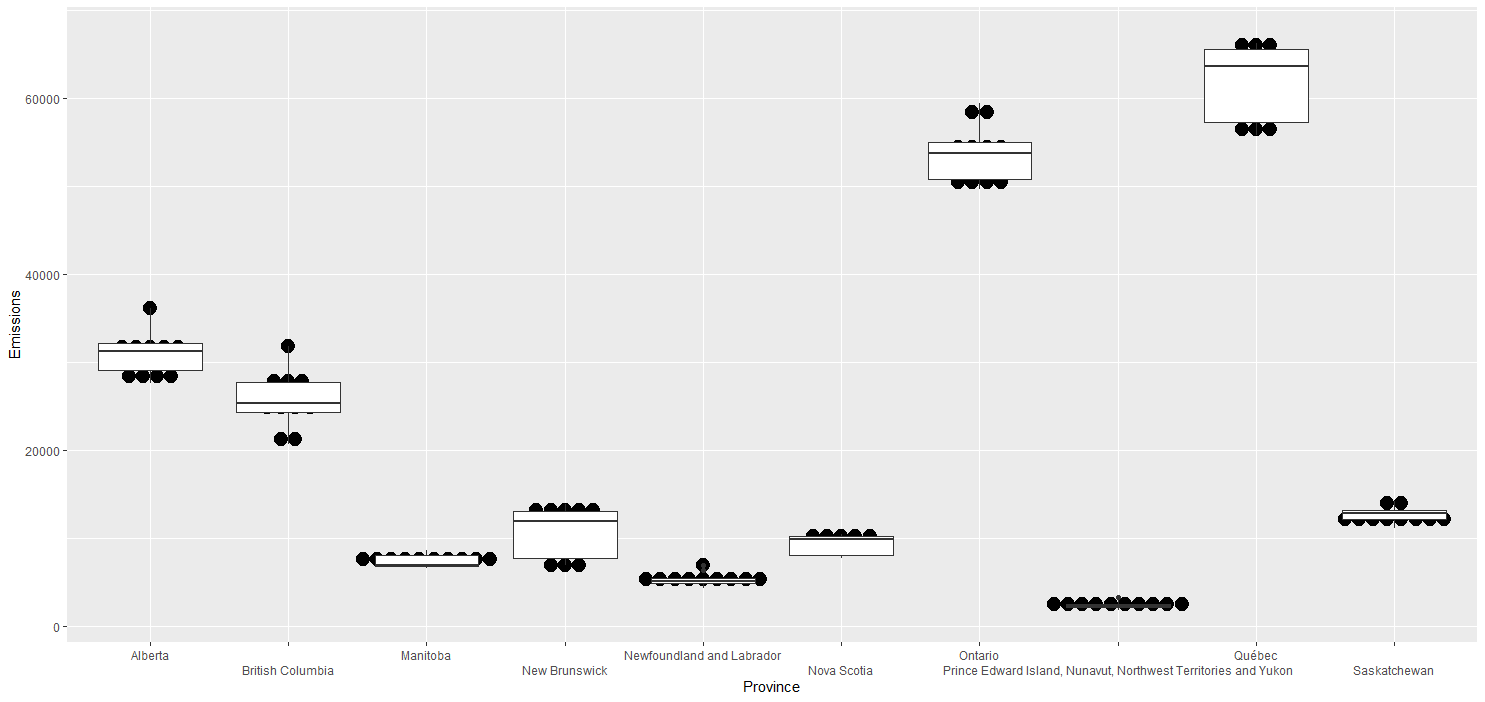

The R source for this figure:
challenge_flat$Province <- as.factor(challenge$Province)

p<-ggplot(challenge_flat, aes(x=Province, y=Emissions)) + 
  geom_dotplot(binaxis='y', stackdir='center', dotsize=0.75) + geom_boxplot() + scale_x_discrete(guide = guide_axis(n.dodge = 2))

p
